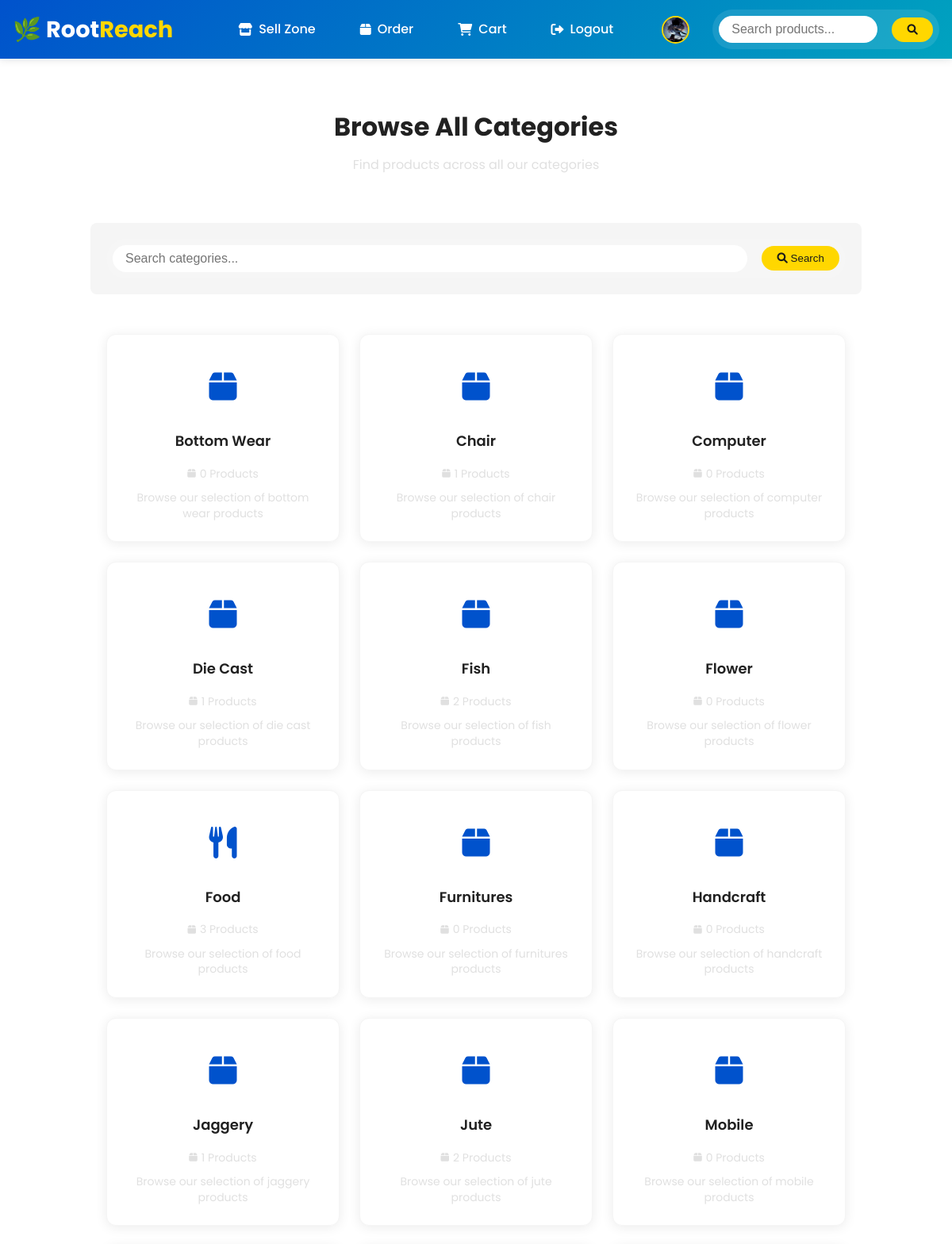
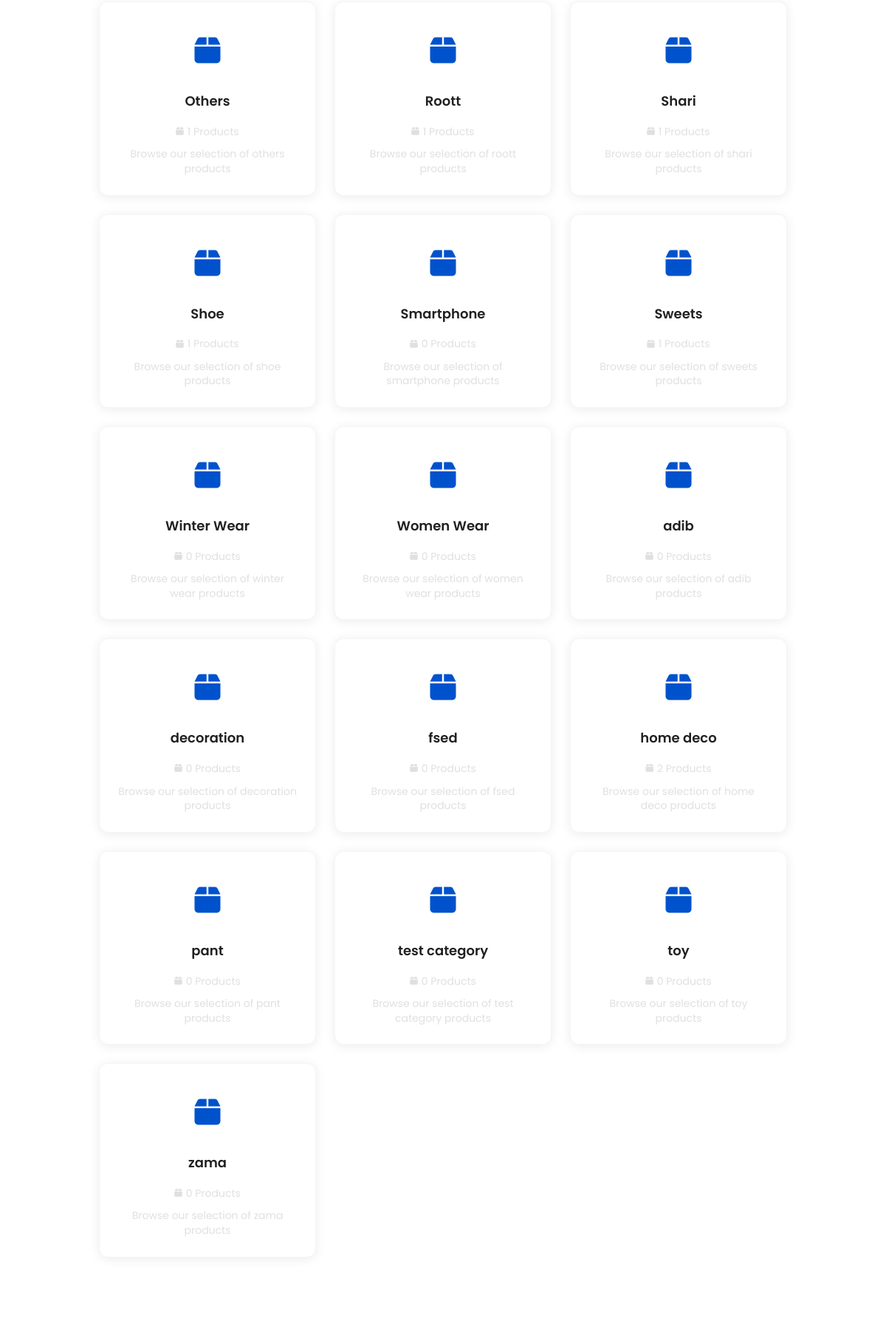
Screenshot of /categories/ (signed in, upper part) with the database file from the repository (2 pictures, top to bottom).
### core/models.py (models this page shows, shortened)
class CustomUser(AbstractUser):
    user_type = models.CharField(max_length=10, choices=USER_TYPES, default='buyer')
    phone = models.CharField(max_length=20)
    profile_image = models.ImageField(upload_to='profiles/', default='profiles/default.jpg')
    location = models.CharField(max_length=100)
    address = models.TextField()
    gender = models.CharField(max_length=10, choices=GENDER_CHOICES)
    is_seller_approved = models.BooleanField(default=False)
    def is_seller(self):
        return self.user_type == 'seller' and self.is_seller_approved

class Category(models.Model):
    name = models.CharField(max_length=100, unique=True)

### core/views.py (the view)
# urls.py: path('categories/', views.categories, name='categories'),
def categories(request):
    categories = Category.objects.all()
    search_query = request.GET.get('search', '')
    if search_query:
        categories = categories.filter(name__icontains=search_query)
    categories = categories.annotate(product_count=Count('product')).order_by('name')
    return render(request, 'all_categories.html', {
        'categories': categories,
        'search_query': search_query
    })

### core/context_processors.py (called while the page is built)
def cart_item_count(request):
    if request.user.is_authenticated and request.user.user_type == 'buyer':
        count = CartItem.objects.filter(user=request.user).count()
    else:
        count = 0
    return {'cart_item_count': count}

### core/templates/all_categories.html (shortened to what this page needs)
{% extends "base.html" %}
{% load static %}
{% block content %}
<div class="container">
    <div class="all-categories">
        <div class="page-header">
            <h1 class="page-title">Browse All Categories</h1>
            <p class="page-subtitle">Find products across all our categories</p>
        </div>
        <div class="search-section">
            <form class="search-form" method="GET">
                <input type="text" class="search-input" name="search" placeholder="Search categories..." value="{{ request.GET.search }}">
                <button type="submit" class="search-button">
                    <i class="fas fa-search"></i> Search
                </button>
            </form>
        </div>
        <div class="categories-grid">
            {% for category in categories %}
                <a href="{% url 'category_products' category.id %}" class="category-card">
                    <div class="category-icon">
                        <i class="fas fa-{% if category.name|lower == 'food' %}utensils{% elif category.name|lower == 'electronics' %}microchip{% elif category.name|lower == 'clothing' %}tshirt{% elif category.name|lower == 'books' %}book{% elif category.name|lower == 'furniture' %}couch{% else %}box{% endif %}"></i>
                    </div>
                    <h4 class="category-name">{{ category.name }}</h4>
                    <p class="category-count">
                        <i class="fas fa-box"></i>
                        {{ category.product_count }} Products
                    </p>
                    <p class="category-description">
                        Browse our selection of {{ category.name|lower }} products
                    </p>
                </a>
            {% empty %}
                <div class="no-categories">
                    <p>No categories found.</p>
                </div>
            {% endfor %}
        </div>
    </div>
</div>
{% endblock %}

### core/templates/base.html (shortened to what this page needs)
{% load static %}
<!DOCTYPE html>
<html lang="en">
<head>
    <link rel="stylesheet" href="https://cdnjs.cloudflare.com/ajax/libs/font-awesome/6.0.0/css/all.min.css">
    <link rel="stylesheet" href="{% static 'css/styles.css' %}">
</head>
<body>
<header class="header">
    <nav class="navbar">
        <div class="nav-left">
            <h1><a href="{% url 'home' %}" class="logo">🌿 Root<span>Reach</span></a></h1>
        </div>
        <div class="nav-center">
            {% if user.is_authenticated %}
                {% if user.is_seller %}
                    <a href="{% url 'sell_zone' %}" class="nav-link">
                        <i class="fas fa-store"></i>
                        <span>Sell Zone</span>
                    </a>
                {% endif %}
                <a href="{% url 'order_tracking' %}" class="nav-link">
                    <i class="fas fa-box"></i>
                    <span>Order </span>
                </a>
                <a href="{% url 'cart' %}" class="nav-link">
                    <i class="fas fa-shopping-cart"></i>
                    <span>Cart</span>
                </a>
                <a href="{% url 'logout' %}" class="nav-link">
                    <i class="fas fa-sign-out-alt"></i>
                    <span>Logout</span>
                </a>
                <div class="profile-nav-item">
                    <a href="{% url 'profile' %}" class="profile-nav-link">
                        {% if user.profile_image %}
                            <img src="{{ user.profile_image.url }}" alt="Profile Picture" class="profile-nav-picture">
                        {% else %}
                            <div class="profile-nav-text">
                                <i class="fas fa-user"></i>
                                <span>Profile</span>
                            </div>
                        {% endif %}
                    </a>
                </div>
            {% endif %}
        </div>
        <div class="nav-right">
            <div class="search-container">
                <form method="get" action="{% url 'search_products' %}" class="search-form">
                    <input type="text" name="q" placeholder="Search products..." class="form-control">
                    <button type="submit" class="btn btn-primary"><i class="fas fa-search"></i></button>
                </form>
            </div>
        </div>
    </nav>
</header>
<main>
    <div class="container">
        {% block content %}{% endblock %}
    </div>
</main>
</body>
</html>

### core/static/css/styles.css (style rules this page uses)
:root { --primary: #1e88e5; --secondary: #ffeb3b; --accent: #4fc3f7; --background: #ffffff; --text-dark: #212121; --text-light: #ffffff; --gray-light: #f5f5f5; --gray-medium: #e0e0e0; --gray-dark: #757575; --box-shadow: 0 4px 6px rgba(0, 0, 0, 0.1); --border-radius: 8px; }
* { margin: 0; padding: 0; box-sizing: border-box; }
body { font-family: 'Poppins', sans-serif; background-color: var(--background); color: var(--text-dark); line-height: 1.6; }
.container { width: 90%; max-width: 1200px; margin: 0 auto; }
.header { background-color: var(--background); box-shadow: var(--box-shadow); padding: 20px 0; position: sticky; top: 0; z-index: 1000; }
.navbar { display: flex; justify-content: space-between; align-items: center; }
.logo { font-size: 28px; font-weight: 600; color: var(--primary); text-decoration: none; }
.logo span { color: var(--secondary); }
.btn { display: inline-block; padding: 10px 20px; border-radius: var(--border-radius); text-decoration: none; font-weight: 500; transition: all 0.3s ease; }
.btn-primary { background-color: var(--primary); color: var(--text-light); border: none; }
.form-control { width: 100%; padding: 10px; border: 1px solid var(--gray-medium); border-radius: var(--border-radius); font-size: 16px; }
.search-form { display: flex; align-items: center; }
.search-form input { margin-right: 10px; }

### core/templates/all_categories.html (style rules this page uses)
.all-categories { padding: 40px 0; }
.page-header { text-align: center; margin-bottom: 40px; padding: 20px; background: var(--background); border-radius: var(--border-radius); }
.page-title { color: var(--text-dark); margin-bottom: 10px; font-size: 32px; }
.page-subtitle { color: var(--gray-medium); font-size: 16px; }
.categories-grid { display: grid; grid-template-columns: repeat(auto-fill, minmax(250px, 1fr)); gap: 25px; padding: 20px; }
.category-card { background: white; border-radius: 12px; box-shadow: 0 2px 15px rgba(0, 0, 0, 0.08); overflow: hidden; transition: all 0.3s ease; position: relative; min-height: 180px; display: flex; flex-direction: column; align-items: center; justify-content: center; text-align: center; padding: 25px; cursor: pointer; border: 1px solid var(--gray-light); text-decoration: none; }
.category-icon { font-size: 40px; margin-bottom: 15px; color: var(--primary); background: var(--background); width: 80px; height: 80px; border-radius: 50%; display: flex; align-items: center; justify-content: center; transition: all 0.3s ease; }
.category-name { font-size: 18px; font-weight: 600; color: var(--text-dark); margin: 0 0 10px 0; transition: color 0.3s ease; }
.category-count { font-size: 14px; color: var(--gray-medium); margin-top: 5px; display: flex; align-items: center; gap: 5px; }
.category-count i { font-size: 12px; }
.category-description { color: var(--gray-medium); font-size: 14px; margin-top: 10px; line-height: 1.4; }
.search-section { margin-bottom: 30px; padding: 20px; background: var(--gray-light); border-radius: var(--border-radius); }
.search-form { display: flex; gap: 15px; }
.search-input { flex: 1; padding: 12px; border: 1px solid var(--gray-medium); border-radius: var(--border-radius); font-size: 16px; }
.search-button { padding: 12px 25px; background: var(--primary); color: white; border: none; border-radius: var(--border-radius); cursor: pointer; transition: background 0.3s ease; }

### rows the page displays
CustomUser: profile_image (picture)
Category: name "Bottom Wear", product_count "0", name "bottom wear"
Category: name "Chair", product_count "1", name "chair"
Category: name "Computer", product_count "0", name "computer"
Category: name "Die Cast", product_count "1", name "die cast"
Category: name "Fish", product_count "2", name "fish"
Category: name "Flower", product_count "0", name "flower"
Category: name "Food", product_count "3", name "food"
Category: name "Furnitures", product_count "0", name "furnitures"
Category: name "Handcraft", product_count "0", name "handcraft"
Category: name "Jaggery", product_count "1", name "jaggery"
Category: name "Jute", product_count "2", name "jute"
Category: name "Mobile", product_count "0", name "mobile"
Category: name "Others", product_count "1", name "others"
Category: name "Roott", product_count "1", name "roott"
Category: name "Shari", product_count "1", name "shari"
Category: name "Shoe", product_count "1", name "shoe"
Category: name "Smartphone", product_count "0", name "smartphone"
Category: name "Sweets", product_count "1", name "sweets"
Category: name "Winter Wear", product_count "0", name "winter wear"
Category: name "Women Wear", product_count "0", name "women wear"
Category: name "adib", product_count "0"
Category: name "decoration", product_count "0"
Category: name "fsed", product_count "0"
Category: name "home deco", product_count "2"
Category: name "pant", product_count "0"
Category: name "test category", product_count "0"
Category: name "toy", product_count "0"
Category: name "zama", product_count "0"
